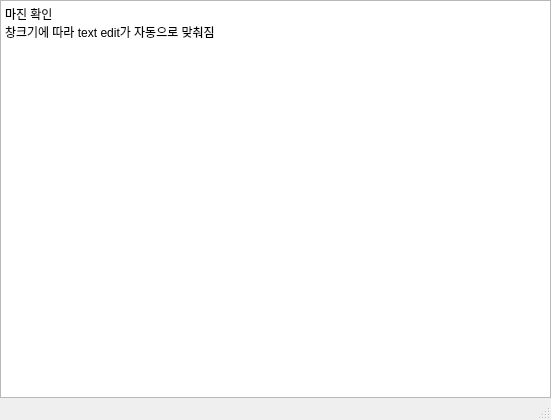
<?xml version="1.0" encoding="UTF-8"?>
<ui version="4.0">
 <class>MainWindow</class>
 <widget class="QMainWindow" name="MainWindow">
  <property name="geometry">
   <rect>
    <x>0</x>
    <y>0</y>
    <width>551</width>
    <height>420</height>
   </rect>
  </property>
  <property name="windowTitle">
   <string>노트페드</string>
  </property>
  <widget class="QWidget" name="centralwidget">
   <layout class="QGridLayout" name="gridLayout">
    <property name="leftMargin">
     <number>0</number>
    </property>
    <property name="topMargin">
     <number>0</number>
    </property>
    <property name="rightMargin">
     <number>0</number>
    </property>
    <property name="bottomMargin">
     <number>0</number>
    </property>
    <item row="0" column="0">
     <layout class="QGridLayout" name="gridLayout_2">
      <item row="0" column="0">
       <widget class="QPlainTextEdit" name="plainTextEdit">
        <property name="plainText">
         <string>마진 확인
창크기에 따라 text edit가 자동으로 맞춰짐
</string>
        </property>
       </widget>
      </item>
     </layout>
    </item>
   </layout>
  </widget>
  <widget class="QMenuBar" name="menubar">
   <property name="geometry">
    <rect>
     <x>0</x>
     <y>0</y>
     <width>551</width>
     <height>21</height>
    </rect>
   </property>
  </widget>
  <widget class="QStatusBar" name="statusbar"/>
 </widget>
 <resources/>
 <connections/>
</ui>
